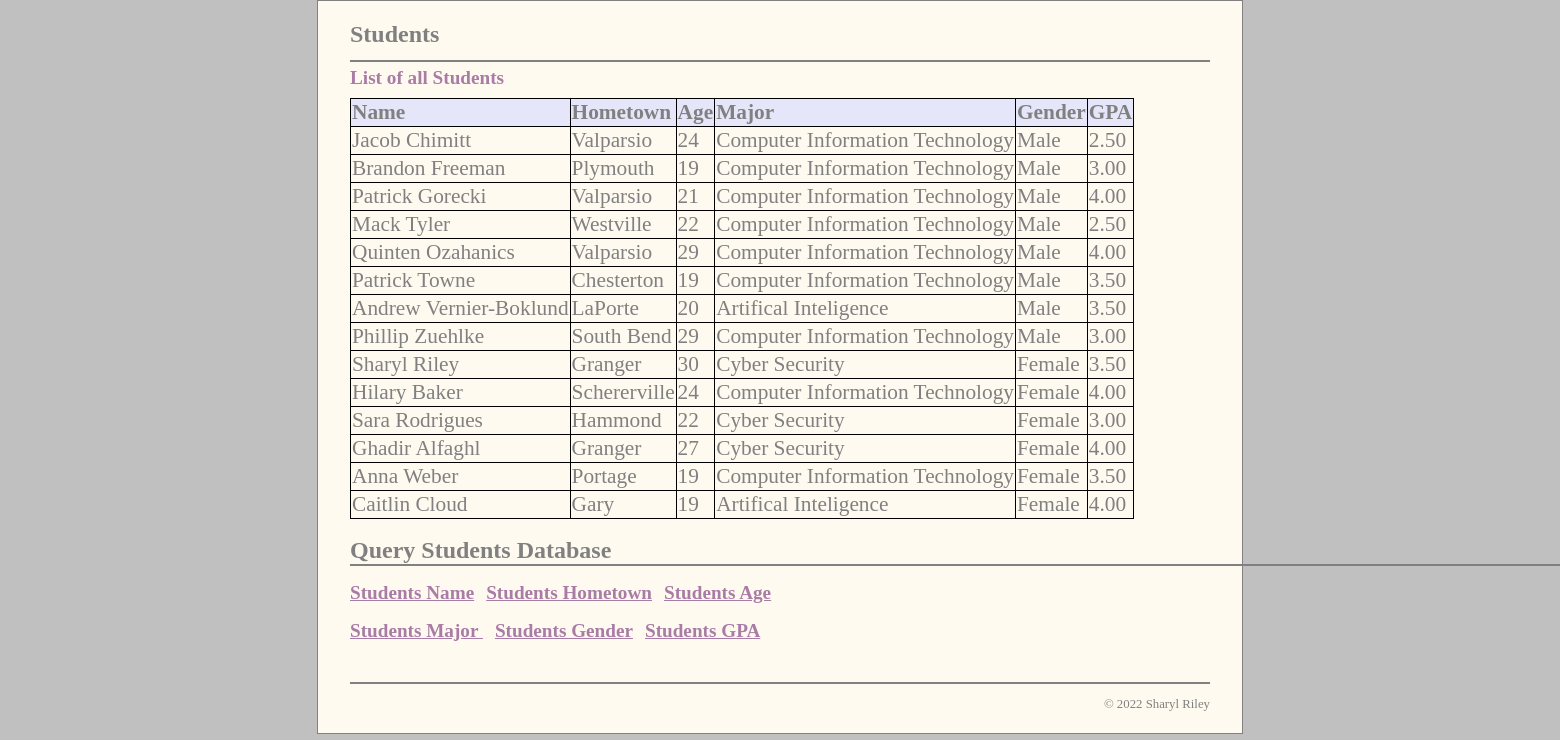
The page / on the database its author committed.
### tables this page shows
CREATE TABLE Student (
  StudentID       INT(11)        NOT NULL   AUTO_INCREMENT,
  Name     VARCHAR(50)   NOT NULL,
  Hometown     VARCHAR(50)   NOT NULL,
  Age int(3) DEFAULT NULL,
  Major     VARCHAR(50)   DEFAULT NULL,
  Gender     VARCHAR(10)   NOT NULL,
  GPA DECIMAL(10,2)  NOT NULL,
  PRIMARY KEY (studentID)
);

### index.php (the view, shortened to what this page needs)
<?php
    require_once('database.php');
    $queryAllStudents = 'SELECT * FROM Student
              ORDER BY StudentID';
    $statement2 = $db->prepare($queryAllStudents);
    $statement2->execute();
    $studentList = $statement2->fetchAll();
?>
<!DOCTYPE html>
<html>
<head>
    <link rel="stylesheet" type="text/css" href="main.css">
</head>
<body>
    <header><h1>Students</h1></header>
    <main>
        <section>
            <h2>List of all Students</h2>
            <table>
                <tr>
                    <th>Name</th>
                    <th>Hometown</th>
                    <th>Age</th>
                    <th>Major</th>
                    <th>Gender</th>
                    <th>GPA</th>
                </tr>
                <?php foreach ($studentList as $student) : ?>
                <tr>
                    <td><?php echo $student['Name']; ?></td>
                    <td><?php echo $student['Hometown']; ?></td>
                    <td><?php echo $student['Age']; ?></td>
                    <td><?php echo $student['Major']; ?></td>
                    <td><?php echo $student['Gender']; ?></td>
                    <td><?php echo $student['GPA']; ?></td>
                </tr>
                <?php endforeach; ?>
            </table>
            <br>
            <h3>Query Students Database</h3>
            <p><a href="name_form.php">Students Name</a>&nbsp;&nbsp;&nbsp;<a href="hometown_form.php">Students Hometown</a>&nbsp;&nbsp;&nbsp;<a href="age_form.php">Students Age</a></p>
            <p><a href="major_form.php">Students Major </a>&nbsp;&nbsp;&nbsp;<a href="gender_form.php">Students Gender</a>&nbsp;&nbsp;&nbsp;<a href="gpa_form.php">Students GPA</a></p>
        </section>
    </main>
    <footer>
        <p>&copy; <?php echo date("Y"); ?> Sharyl Riley</p>
    </footer>
</body>
</html>

### main.css (style rules this page uses)
html { background-color: rgb(192, 192, 192); }
body { margin-top: 0; color: gray; font-family: Cambria, Cochin, Georgia, Times, 'Times New Roman', serif; width: 860px; margin: 0 auto; background-color: floralwhite; border: 1px solid gray; padding: .5em 2em; }
header { margin: 0; border-bottom: 2px solid gray; }
header h1 { margin: 0; padding: .5em 0; color: gray; }
main { margin: 0; }
section { float: left; width: 1600px; padding-bottom: 1.5em; }
h1 { font-size: 150%; margin: 0; padding: .5em 0 .25em; }
h2 { font-size: 120%; margin: 0; padding: .25em 0 .5em; }
h3 { font-size: 150%; margin: 0; color: gray; border-bottom: 2px solid gray; }
h1, h2 { color: rgb(169, 124, 166); }
table { border: 1px solid black; border-collapse: collapse; color: gray; font-family: Cambria, Cochin, Georgia, Times, 'Times New Roman', serif; text-align: left; font-size: 16pt; margin-right: auto; }
th { border: 1px solid black; vertical-align: top; text-align: left; background-color: lavender; }
td { border: 1px solid black; vertical-align: top; text-align: left; background-color: floralwhite; }
a { color: rgb(169, 124, 166); font-size: 120%; font-weight: bold; font-family: Cambria, Cochin, Georgia, Times, 'Times New Roman', serif; }
footer { clear: both; margin-top: 1em; border-top: 2px solid gray; }
footer p { text-align: right; font-size: 80%; margin: 1em 0; }

### rows shown on the page
student: Name "Jacob Chimitt", Hometown "Valparsio", Age "24", Major "Computer Information Technology", Gender "Male", GPA "2.50"
student: Name "Brandon Freeman", Hometown "Plymouth", Age "19", Major "Computer Information Technology", Gender "Male", GPA "3.00"
student: Name "Patrick Gorecki", Hometown "Valparsio", Age "21", Major "Computer Information Technology", Gender "Male", GPA "4.00"
student: Name "Mack Tyler", Hometown "Westville", Age "22", Major "Computer Information Technology", Gender "Male", GPA "2.50"
student: Name "Quinten Ozahanics", Hometown "Valparsio", Age "29", Major "Computer Information Technology", Gender "Male", GPA "4.00"
student: Name "Patrick Towne", Hometown "Chesterton", Age "19", Major "Computer Information Technology", Gender "Male", GPA "3.50"
student: Name "Andrew Vernier-Boklund", Hometown "LaPorte", Age "20", Major "Artifical Inteligence", Gender "Male", GPA "3.50"
student: Name "Phillip Zuehlke", Hometown "South Bend", Age "29", Major "Computer Information Technology", Gender "Male", GPA "3.00"
student: Name "Sharyl Riley", Hometown "Granger", Age "30", Major "Cyber Security", Gender "Female", GPA "3.50"
student: Name "Hilary Baker", Hometown "Schererville", Age "24", Major "Computer Information Technology", Gender "Female", GPA "4.00"
student: Name "Sara Rodrigues", Hometown "Hammond", Age "22", Major "Cyber Security", Gender "Female", GPA "3.00"
student: Name "Ghadir Alfaghl", Hometown "Granger", Age "27", Major "Cyber Security", Gender "Female", GPA "4.00"
student: Name "Anna Weber", Hometown "Portage", Age "19", Major "Computer Information Technology", Gender "Female", GPA "3.50"
student: Name "Caitlin Cloud", Hometown "Gary", Age "19", Major "Artifical Inteligence", Gender "Female", GPA "4.00"
